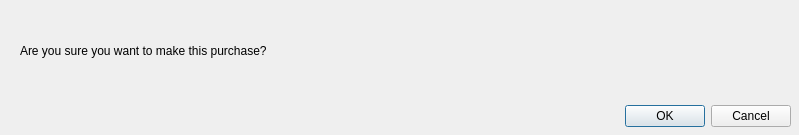
<?xml version="1.0" encoding="UTF-8"?>
<ui version="4.0">
 <class>purchaseConfirmation</class>
 <widget class="QDialog" name="purchaseConfirmation">
  <property name="geometry">
   <rect>
    <x>0</x>
    <y>0</y>
    <width>799</width>
    <height>135</height>
   </rect>
  </property>
  <property name="windowTitle">
   <string>Dialog</string>
  </property>
  <widget class="QDialogButtonBox" name="confirmationButtonBox">
   <property name="geometry">
    <rect>
     <x>450</x>
     <y>100</y>
     <width>341</width>
     <height>32</height>
    </rect>
   </property>
   <property name="orientation">
    <enum>Qt::Horizontal</enum>
   </property>
   <property name="standardButtons">
    <set>QDialogButtonBox::Cancel|QDialogButtonBox::Ok</set>
   </property>
  </widget>
  <widget class="QLabel" name="questionLabel">
   <property name="geometry">
    <rect>
     <x>20</x>
     <y>40</y>
     <width>761</width>
     <height>21</height>
    </rect>
   </property>
   <property name="text">
    <string>Are you sure you want to make this purchase?</string>
   </property>
  </widget>
 </widget>
 <resources/>
 <connections>
  <connection>
   <sender>confirmationButtonBox</sender>
   <signal>accepted()</signal>
   <receiver>purchaseConfirmation</receiver>
   <slot>accept()</slot>
   <hints>
    <hint type="sourcelabel">
     <x>248</x>
     <y>254</y>
    </hint>
    <hint type="destinationlabel">
     <x>157</x>
     <y>274</y>
    </hint>
   </hints>
  </connection>
  <connection>
   <sender>confirmationButtonBox</sender>
   <signal>rejected()</signal>
   <receiver>purchaseConfirmation</receiver>
   <slot>reject()</slot>
   <hints>
    <hint type="sourcelabel">
     <x>316</x>
     <y>260</y>
    </hint>
    <hint type="destinationlabel">
     <x>286</x>
     <y>274</y>
    </hint>
   </hints>
  </connection>
 </connections>
</ui>
